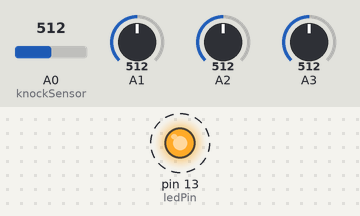
The sketch below on a simulated Arduino Uno, built with avr-gcc and run on an emulated ATmega328P. Parts: output pins drawn as LEDs (lit = HIGH). Dashed ring = blinking. The inputs (shaded band) are chosen by the test bench; at power-on: A0 (knockSensor) = 512, A1 = 512, A2 = 512, A3 = 512. What the sketch prints to the serial monitor is not drawn.

Above: at 1.25 s.
1.3 s: A0 (knockSensor) set to 55
4.3 s: A0 (knockSensor) set to 45
At 4.3 s:
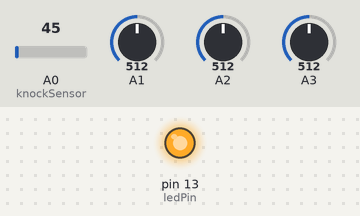
7.3 s: A1 set to 120
10.2 s: A1 set to 101
12.3 s: A2 set to 123
14.4 s: A2 set to 99
Timing chart, 0 to 17.4 s (numbered marks = the images above; inputs shaded):
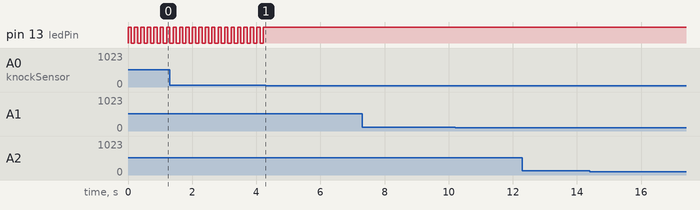

Measured:
- the behaviour switches between 50 and 49 on A0 (knockSensor) (found by bisection; images 0 and 1)
- after the input at 4.3 s, pin 13 (ledPin): stops changing and stays HIGH
- after the input at 7.3 s, every drawn part: stays the same
- after the input at 10.2 s, every drawn part: stays the same
- after the input at 12.3 s, every drawn part: stays the same
- after the input at 14.4 s, every drawn part: stays the same
- by itself, pin 13 (ledPin): alternates HIGH for 0.10 s and LOW for 0.10 s

The sketch:

Task_6.ino
```cpp
// these constants won't change:
const int ledPin = 13;      // led connected to digital pin 13
const int knockSensor = A0; // the piezo is connected to analog pin 0
const int threshold = 50;  // threshold value to decide when the detected sound is a knock or not
const int threshold_press = 110;//pressure sensor

// these variables will change:
int sensorReading = 0;      // variable to store the value read from the sensor pin
int ledState = LOW;         // variable used to store the last LED status, to toggle the light
int signalcount=0;
unsigned int time_start = 0;
unsigned int time_end = 0;

//photocell unit
unsigned int last_time = 0;
int threshold_photocell_low = 300;
int threshold_photocell_high = 500;

void setup() {
 pinMode(ledPin, OUTPUT); // declare the ledPin as as OUTPUT
 Serial.begin(9600);       // use the serial port
 time_start = time_end = 0;
 last_time = analogRead(A3);
}

void loop() {
  // read the sensor and store it in the variable sensorReading:

  sensorReading = analogRead(knockSensor);
  ++time_end;
  int time_delta = time_end - time_start;
  // if the sensor reading is greater than the threshold:
  if (sensorReading >= threshold) {
    ledState = !ledState;
    digitalWrite(ledPin, ledState);
    signalcount++;
  }

  if( time_delta >= 22 )
  {
      if(signalcount>=3){
      signalcount = 3;
      }
      Serial.write(signalcount);
      //Serial.println(signalcount);
      //delay(100);  // delay to avoid overloading the serial port buffer
      signalcount=0;
      time_end=0;
  }

  //press control
  int sensorReading1 = analogRead(A1);//volume controlt
  int sensorReading2 = analogRead(A2);//forward control
  const char volume = 4;
  const char forward = 5;
  const char light = 6;
  //const int volume = 4;
  //const int forward = 5;
   if (sensorReading1 > threshold_press) {
      Serial.write(volume);//volume
     // Serial.println(sensorReading1);
    }
  else{
    if (sensorReading2 > threshold_press) {
      Serial.write(forward);//forward
    //  Serial.println(sensorReading2);
    }
  }

  int PhotocellReading = analogRead(A3);
  if (last_time >= threshold_photocell_high && PhotocellReading <= threshold_photocell_low)
  {
      Serial.write(light);
  }
  last_time = PhotocellReading;
  delay(100);
}
```
